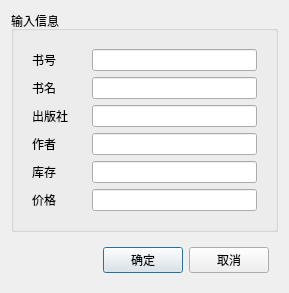
<?xml version="1.0" encoding="UTF-8"?>
<ui version="4.0">
 <class>addDialog</class>
 <widget class="QDialog" name="addDialog">
  <property name="geometry">
   <rect>
    <x>0</x>
    <y>0</y>
    <width>289</width>
    <height>271</height>
   </rect>
  </property>
  <property name="windowTitle">
   <string>添加图书</string>
  </property>
  <layout class="QVBoxLayout" name="verticalLayout_3">
   <item>
    <widget class="QGroupBox" name="groupBox">
     <property name="title">
      <string>输入信息</string>
     </property>
     <layout class="QHBoxLayout" name="horizontalLayout">
      <item>
       <widget class="QWidget" name="widget" native="true">
        <layout class="QVBoxLayout" name="verticalLayout">
         <item>
          <widget class="QLabel" name="label">
           <property name="text">
            <string>书号</string>
           </property>
          </widget>
         </item>
         <item>
          <widget class="QLabel" name="label_2">
           <property name="text">
            <string>书名</string>
           </property>
          </widget>
         </item>
         <item>
          <widget class="QLabel" name="label_3">
           <property name="text">
            <string>出版社</string>
           </property>
          </widget>
         </item>
         <item>
          <widget class="QLabel" name="label_4">
           <property name="text">
            <string>作者</string>
           </property>
          </widget>
         </item>
         <item>
          <widget class="QLabel" name="label_5">
           <property name="text">
            <string>库存</string>
           </property>
          </widget>
         </item>
         <item>
          <widget class="QLabel" name="label_6">
           <property name="text">
            <string>价格</string>
           </property>
          </widget>
         </item>
        </layout>
       </widget>
      </item>
      <item>
       <widget class="QWidget" name="widget_2" native="true">
        <layout class="QVBoxLayout" name="verticalLayout_2">
         <item>
          <widget class="QLineEdit" name="numEdit"/>
         </item>
         <item>
          <widget class="QLineEdit" name="nameEdit"/>
         </item>
         <item>
          <widget class="QLineEdit" name="pubEdit"/>
         </item>
         <item>
          <widget class="QLineEdit" name="autEdit"/>
         </item>
         <item>
          <widget class="QLineEdit" name="stockEdit"/>
         </item>
         <item>
          <widget class="QLineEdit" name="priceEdit"/>
         </item>
        </layout>
       </widget>
      </item>
     </layout>
    </widget>
   </item>
   <item>
    <spacer name="verticalSpacer">
     <property name="orientation">
      <enum>Qt::Vertical</enum>
     </property>
     <property name="sizeHint" stdset="0">
      <size>
       <width>20</width>
       <height>40</height>
      </size>
     </property>
    </spacer>
   </item>
   <item>
    <widget class="QWidget" name="widget_4" native="true">
     <layout class="QHBoxLayout" name="horizontalLayout_2">
      <item>
       <spacer name="horizontalSpacer">
        <property name="orientation">
         <enum>Qt::Horizontal</enum>
        </property>
        <property name="sizeHint" stdset="0">
         <size>
          <width>40</width>
          <height>20</height>
         </size>
        </property>
       </spacer>
      </item>
      <item>
       <widget class="QPushButton" name="okButton">
        <property name="text">
         <string>确定</string>
        </property>
       </widget>
      </item>
      <item>
       <widget class="QPushButton" name="cancelButton">
        <property name="text">
         <string>取消</string>
        </property>
       </widget>
      </item>
     </layout>
    </widget>
   </item>
  </layout>
 </widget>
 <resources/>
 <connections/>
</ui>
